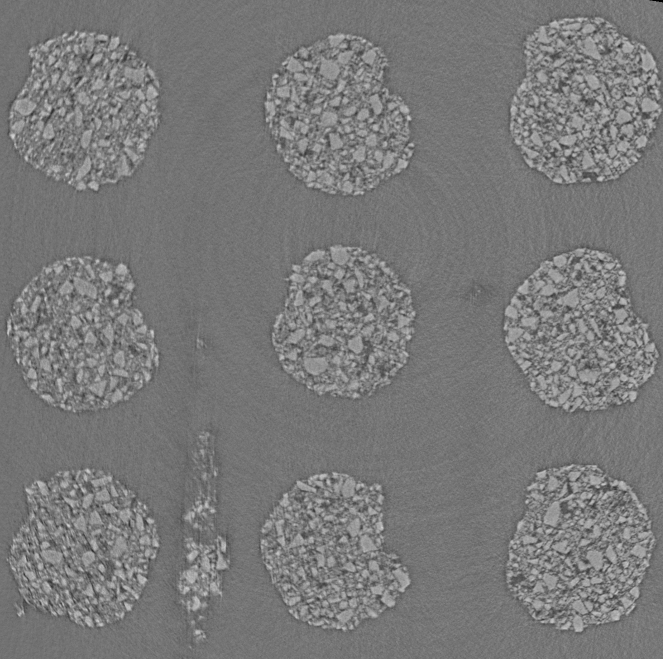
#> input picture images/Preprocessed/im resampled0034.tif, 663 x 659 px; its folder holds only this picture in this run
$ jupyter execute --allow-errors 'Image Classification using scikit-learn.ipynb'   (shell and % lines are left out)
#> lines starting #> are read from the running program, lines starting #| are printed output that depends on the picture
# Image Classification using `sklearn.svm`

[cell 1]
from pathlib import Path
import matplotlib.pyplot as plt
import numpy as np
from sklearn import svm, metrics, datasets
from sklearn.utils import Bunch
from sklearn.model_selection import GridSearchCV, train_test_split

from skimage.io import imread
from skimage.transform import resize

### Load images in structured directory like it's sklearn sample dataset

[cell 2]
def load_image_files(container_path, dimension=(64, 64)):
    """
    Load image files with categories as subfolder names
    which performs like scikit-learn sample dataset

    Parameters
    ----------
    container_path : string or unicode
        Path to the main folder holding one subfolder per category
    dimension : tuple
        size to which image are adjusted to

    Returns
    -------
    Bunch
    """
#> called with container_path = 'images/', dimension = (64, 64)
    image_dir = Path(container_path)
    folders = [directory for directory in image_dir.iterdir() if directory.is_dir()]
    categories = [fo.name for fo in folders]

    descr = "A image classification dataset"
    images = []
    flat_data = []
    target = []
    for i, direc in enumerate(folders):
        for file in direc.iterdir():
            img = imread(file)
#> img is the input picture: shape (659, 663); min 0, max 211, mean 121.3
            img_resized = resize(img, dimension, anti_aliasing=True, mode='reflect')
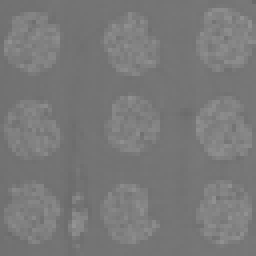
#> img_resized: shape (64, 64) float64 (shown 4 times larger); min 0.419, max 0.582, mean 0.476
            flat_data.append(img_resized.flatten())
            images.append(img_resized)
            target.append(i)
#> pass 2 of the loop in load_image_files, `for i, direc in enumerate(folders):`:
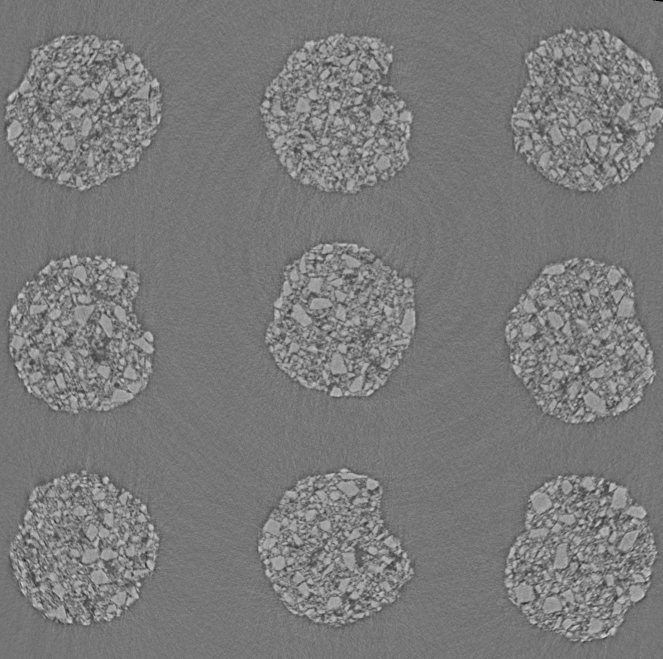
#> input picture images/horizontalStrut/im resampled0000.tif, 663 x 659 px
#> in load_image_files, img is the input picture: shape (659, 663); min 0, max 216, mean 122.2
#> in load_image_files, `img_resized = resize(img, dimension, anti_aliasing=True, mode='reflect')`:
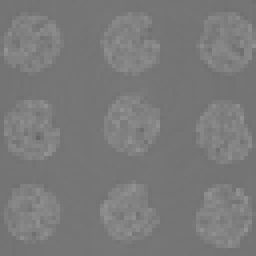
#> img_resized: shape (64, 64) float64 (shown 4 times larger); min 0.399, max 0.579, mean 0.479
    flat_data = np.array(flat_data)
    target = np.array(target)
    images = np.array(images)
    print('done')
    return Bunch(data=flat_data,
                 target=target,
                 target_names=categories,
                 images=images,
                 DESCR=descr)

[cell 3]
image_dataset = load_image_files("images/")
#> image_dataset = 5 items
#print(image_dataset)

### Split data

[cell 4]
X_train, X_test, y_train, y_test = train_test_split(
    image_dataset.data, image_dataset.target, test_size=0.3,random_state=109)
#> y_train = [0]; y_test = [1]

### Train data with parameter optimization

[cell 5]
param_grid = [
  {'C': [1, 10, 100, 1000], 'kernel': ['linear']},
  {'C': [1, 10, 100, 1000], 'gamma': [0.001, 0.0001], 'kernel': ['rbf']},
 ]
svc = svm.SVC()
clf = GridSearchCV(svc, param_grid)
#> (the rest of this cell did not finish here and is left out)

### Predict

#> (a cell that did not finish here is left out)

### Report

#> (a cell that did not finish here is left out)

[cell 8]
print(image_dataset.target)
#| [0 1]
